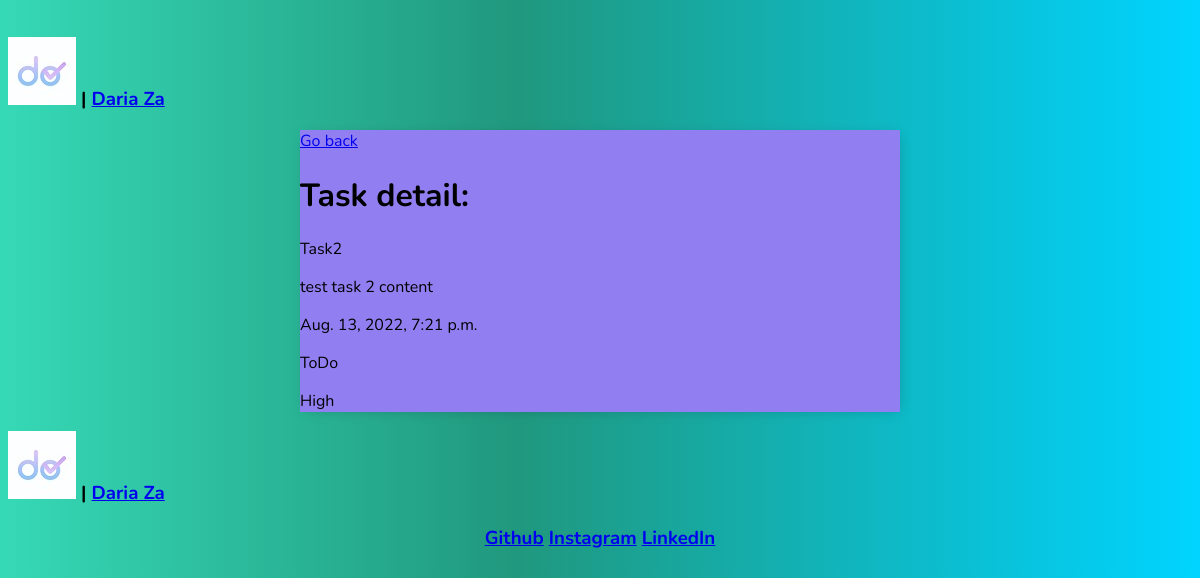
/task/3/ (signed in), run on an earlier commit of the app's database.
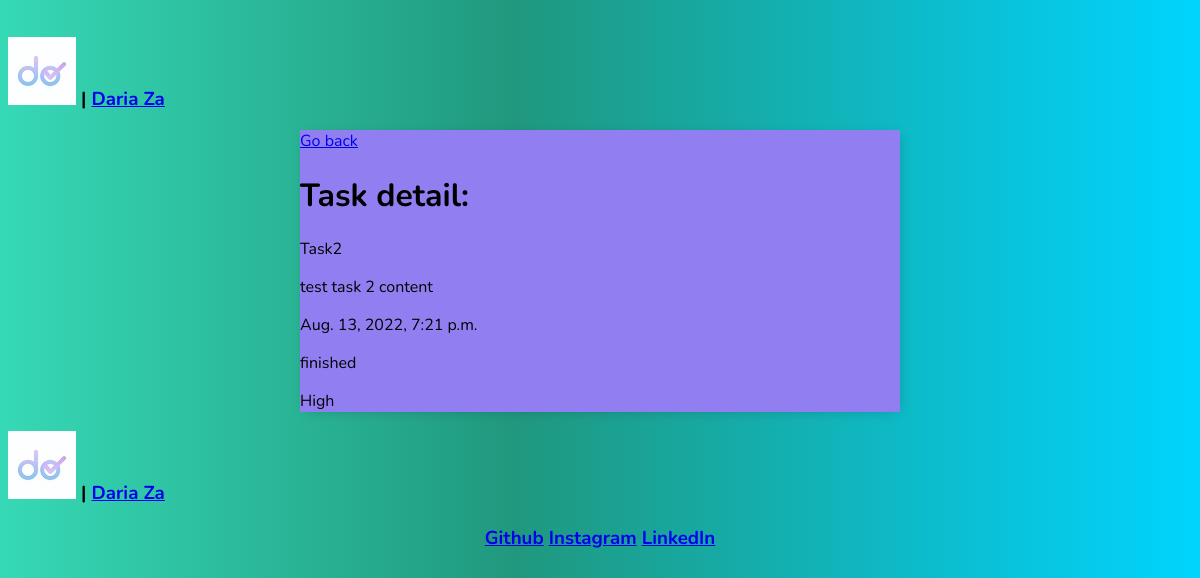
And on a later commit of the database.
### task_application/models.py (models this page shows, shortened)
class Task(models.Model):
    user = models.ForeignKey(settings.AUTH_USER_MODEL, on_delete=models.CASCADE)
    title = models.CharField(max_length=200)
    content = models.TextField(blank=True)
    created = models.DateTimeField(default=timezone.now, blank=True, null=True)
    due_date = models.DateTimeField(default=timezone.now, blank=True, null=True)
    done_date = models.DateTimeField(blank=True, null=True)
    status = models.CharField(choices=CHOICE_STATUS, max_length=15, default='todo')
    priority = models.CharField(choices=CHOICE_PRIORITY, max_length=7, default='medium')
    importance = models.BooleanField(default=False)
    class Meta:
        verbose_name = 'Task'

### task_application/views.py (the view)
# urls.py: path('task/<int:pk>/', TaskDetailView.as_view(), name='task'),
class TaskDetailView(LoginRequiredMixin, DetailView):
    model = Task
    context_object_name = 'task'
    def get_queryset(self):
        user = self.request.user
        return self.model.objects.filter(user_id=user.id)

### task_application/templates/task_application/task_detail.html (shortened to what this page needs)
<!DOCTYPE html>
<html lang="en">
<head>
{% extends 'task_application/base.html' %}
{% block content %}
</head>
<body>
<a href="{% url 'tasks' %}"> Go back</a>
<h1>Task detail:</h1>
    <p>{{task.title}}</p>
    <p>{{task.content}}</p>
    <p>{{task.due_date}}</p>
    <p>{{task.status}}</p>
    <p>{{task.priority}}</p>
</body>
</html>
{% endblock content %}

What changed in the data, as far as the page shows it:
changed Task "Task2": status "ToDo" → "finished"
